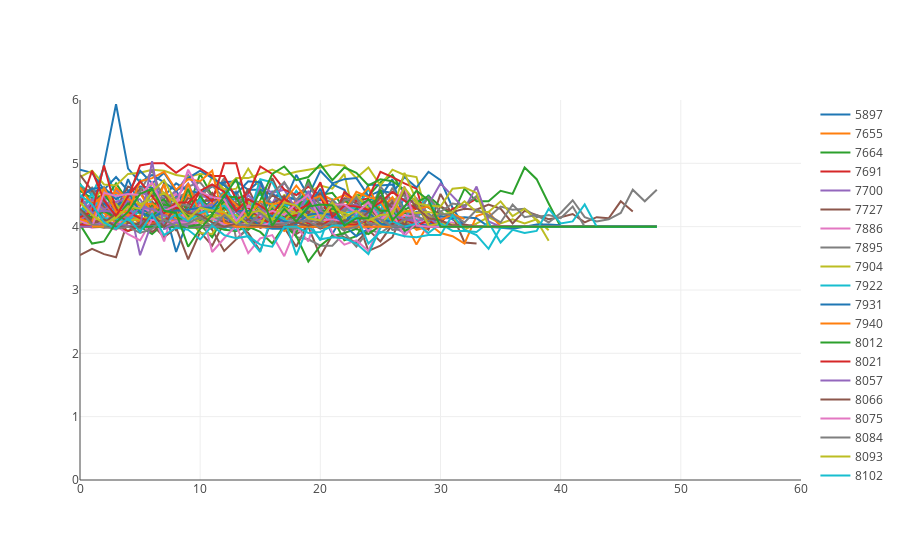

Write notebook code for a chart like this one.
### Code cell
data = []
for class_id in sorted(df_e.id_class.unique()):
    trace = trace_avg_emotion(df_e,class_id,'student')
    if trace:
        data.append(trace)
        
layout = go.Layout(
    hovermode='closest',
    xaxis={'range':[0,60]},
    yaxis={'range':[0,6]}
)
figure=go.Figure(data=data,layout=layout)
pyo.iplot(figure)
